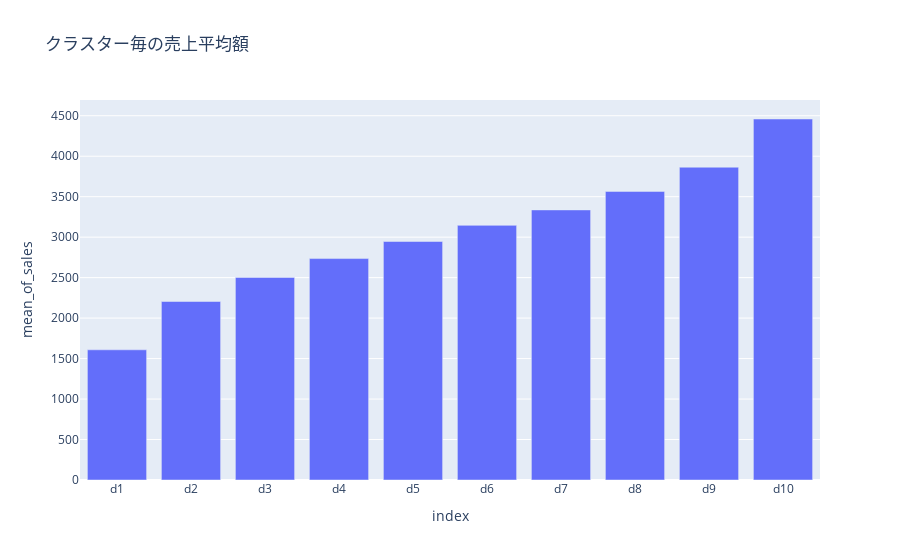

The code cell stored with this chart in its notebook:
### Code cell
px.bar(df_agg, y="mean_of_sales", title="クラスター毎の売上平均額")

### Figure 1 — Plotly figure (JSON) as saved in the notebook; plotly's stock layout.template omitted (floating-point values rounded to 4 significant figures)
{"data": [{"alignmentgroup": "True", "hovertemplate": "index=%{x}<br>mean_of_sales=%{y}<extra></extra>", "legendgroup": "", "marker": {"color": "#636efa", "pattern": {"shape": ""}}, "name": "", "offsetgroup": "", "orientation": "v", "showlegend": false, "textposition": "auto", "type": "bar", "x": ["d1", "d2", "d3", "d4", "d5", "d6", "d7", "d8", "d9", "d10"], "xaxis": "x", "y": [1608.0, 2205.0, 2503.0, 2735.0, 2946.0, 3146.0, 3337.0, 3565.0, 3864.0, 4460.0], "yaxis": "y"}], "layout": {"autosize": true, "barmode": "relative", "legend": {"tracegroupgap": 0}, "title": {"text": "クラスター毎の売上平均額"}, "xaxis": {"anchor": "y", "autorange": true, "domain": [0, 1], "range": [-0.5, 9.5], "title": {"text": "index"}, "type": "category"}, "yaxis": {"anchor": "x", "autorange": true, "domain": [0, 1], "range": [0, 4694.0], "title": {"text": "mean_of_sales"}, "type": "linear"}}}
